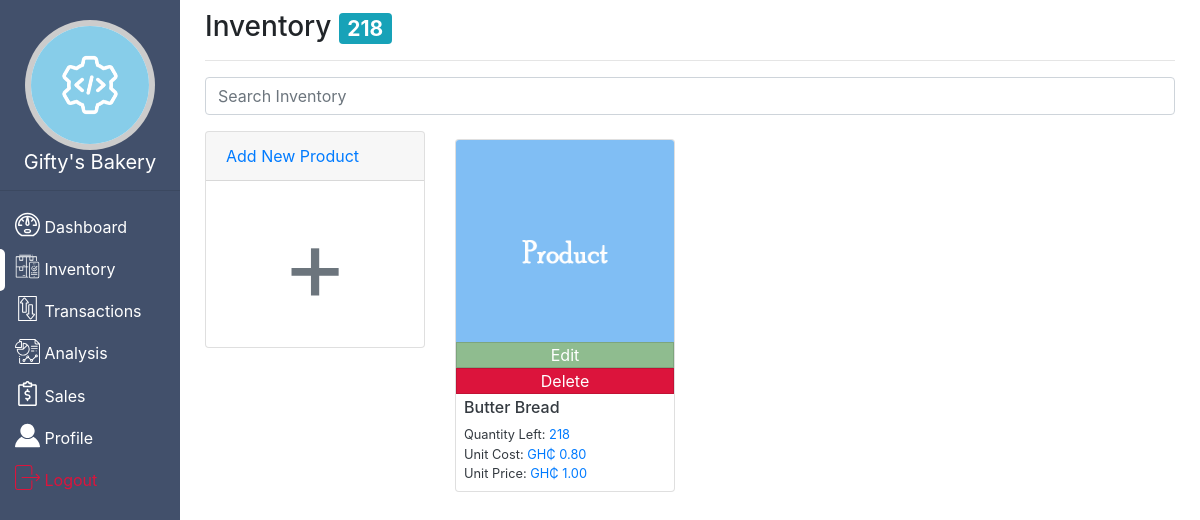
/inventory/ (signed in), run on the app's committed database.
### app/models.py (models this page shows, shortened)
class CompanyDetails(models.Model):
    user = models.OneToOneField(User,on_delete = models.CASCADE)
    name = models.CharField(max_length = 100)
    image = models.ImageField(upload_to = 'company_logo',default = "company_logo.png")
    mobile1 = models.CharField(max_length = 30)
    mobile2 = models.CharField(max_length = 30, null = True, blank  = True)
    location = models.CharField(max_length = 200)
    is_premium = models.BooleanField(default = False)

class Product(models.Model):
    product_units = [
        ('glass','glass'),
        ('bottle','bottle'),
        ('gallon','gallon'),
        ('box','box'),
        ('tin','tin'),
        ('carton','carton'),
        ('sack','sack'),
        ('bowl','bowl'),
        ('pound','pound'),
        ('kilo','kilo'),
        ('bar','bar'),
        ('packet','packet'),
    ]
    company = models.ForeignKey(User,on_delete = models.CASCADE)
    name = models.CharField(max_length = 200)
    unit_cost = models.DecimalField(decimal_places = 2, max_digits = 65,default = 0.00)
    unit_price = models.DecimalField(decimal_places = 2, max_digits = 65,default = 0.00)
    quantity = models.PositiveIntegerField(default = 1)
    unit = models.CharField(max_length = 100,choices = product_units,default = 'box')
    image = models.ImageField(upload_to = f"product_images",default = 'product_logo.png')

### app/views.py (the view)
# urls.py: path('inventory/',app_views.InventoryView.as_view(),name = 'inventory'),
class InventoryView(LoginRequiredMixin,generic.ListView):
    model = Product
    context_object_name = 'products'
    template_name = 'app/inventory.html'
    def get_context_data(self,*args,**kwargs):
        context = super().get_context_data(*args,**kwargs)
        total_inventory = sum([p.quantity for p in self.request.user.product_set.all()])
        context['total_inventory'] = total_inventory
        context['products'] = Product.objects.filter(company = self.request.user)
        return context

### app/templates/app/inventory.html (shortened to what this page needs)
{% extends 'app/base.html' %}
{% load static %}
{% block content %}
    <div class="container-fluid">
        <h3>Inventory <span class="badge badge-info">{{total_inventory}}</span></h3><hr/>
        <div class="form-group">
            <input type="search" id="search-inventory" placeholder="Search Inventory" class="form-control">
        </div>
        <div id="products" class="row">
            <div class="col-6 col-sm-6 col-md-4 col-xl-3">
                <div class="card">
                    <a href="{% url 'app:inventory_create' %}">
                        <div class="card-header">
                           Add New Product
                       </div>
                        <div class="card-body p-2 text-muted text-center" id="add-product">
                            +
                        </div>
                    </a>
                </div>
            </div>
            {% for product in products %}
                <div class="col-6 col-sm-6 col-md-4 col-xl-3 mt-2">
                    <div class="card h-100">
                       <div class = 'options'>
                           <a href="{% url 'app:inventory_edit' product.pk %}">Edit</a>
                           <span id="{{product.id}}" class="delete-product">Delete</span>
                       </div>
                        <a href="{% url 'app:inventory_detail' product.pk %}">
                            <img src="{{ product.image.url }}" height="250px" class="card-img-top" alt="">
                            <div class="card-body p-2">
                                <h6 class="text-dark" style="text-overflow: ellipsis;width: 100%;white-space: nowrap;overflow: hidden;">{{ product.name }}</h6>
                                <p class="text-dark small m-auto">
                                   Quantity Left:
                                    <span class = 'text-primary'>{{ product.quantity }}</span>
                                </p>
                                <p class="text-dark small m-auto">
                                   Unit Cost:
                                    <span class = 'text-primary'>GH&#8373; {{product.unit_cost}}</span>
                                </p>
                                <p class="text-dark small m-auto">
                                   Unit Price:
                                    <span class = 'text-primary'>GH&#8373; {{ product.unit_price }}</span>
                                </p>
                            </div>
                        </a>
                    </div>
                </div>
            {% endfor %}
        </div>
    </div>
{% endblock %}

### app/templates/app/base.html (shortened to what this page needs)
{% load static %}
<!DOCTYPE html>
<html lang="en">
<head>
    <link rel="stylesheet" href="{% static 'app\bootstrap.min.css' %}">
</head>
<body>
   <div id="side-menu">
       <img src="{{ user.companydetails.image.url }}" style ='background: white;width: 130px;border-radius: 50%;height: 130px;border: 6px solid rgba(0,0,0,.2);margin-top: 20px' alt="">
       <h5 style="font-weight: 400;">{{ user.companydetails.name }}</h5>
       <hr/>
       <ul>
           <li><a href="{% url 'app:home' %}" id="active">
              <img src="{% static 'app/images/dashboard.svg' %}" style="width: 25px;position: relative;bottom:4px" alt="">
               <span>Dashboard</span>
            </a></li>
           <li><a href="{% url 'app:inventory' %}">
              <img src="{% static 'app/images/inventory.svg' %}" style="width: 25px;position: relative;bottom:4px" alt="">
               <span>Inventory</span>
            </a></li>
            <li><a href="{% url 'app:transactions' %}">
              <img src="{% static 'app/images/transaction.svg' %}" style="width: 25px;position: relative;bottom:4px" alt="">
               <span>Transactions</span>
            </a></li>
           <li><a href="{% url 'app:analysis' %}">
              <img src="{% static 'app/images/analysis.svg' %}" style="width: 25px;position: relative;bottom:4px" alt="">
               <span>Analysis</span>
            </a></li>
           <li><a href="{% url 'app:sales_report' %}">
              <img src="{% static 'app/images/sales.svg' %}" style="width: 25px;position: relative;bottom:4px" alt="">
               <span>Sales</span>
            </a></li>
            <li><a href="{% url 'company:profile' %}">
              <img src="{% static 'app/images/profile.svg' %}" style="width: 25px;position: relative;bottom:4px" alt="">
              <span>Profile</span>
            </a></li>
           <li><a href="{% url 'company:logout' %}">
              <img src="{% static 'app/images/logout.svg' %}" style="width: 25px;position: relative;bottom:4px" alt="">
               <span>Logout</span>
            </a></li>
       </ul>
   </div>
   <div id="main-content">
       {% block content %}
       {% endblock %}
   </div>
</body>
</html>

### app/templates/app/base.html (style rules this page uses)
#side-menu { width: 180px; height: 100vh; position: fixed; top: 0px; left: 0px; background: #42506b; text-align: center; color: white; transition: all .3s ease-in-out; }
#side-menu > ul { margin: auto; padding: 0px; list-style: none; text-align: left; }
#side-menu > ul > li > a { display: block; padding: 8px 15px; color: white; position: relative; }
#side-menu > ul > li:last-child > a { color: crimson; }
#side-menu #active::before { content: ''; display: block; background: white; width: 5px; border-radius: 0px 5px 5px 0px; height: 100%; position: absolute; top: 0px; left: 0px; }
#main-content { width: calc(100% - 200px); height: 300px; position: relative; top: 10px; left: 190px; transition: all 0.3s ease-in-out; }

### app/templates/app/inventory.html (style rules this page uses)
.card { transition: all .2s ease-in-out; position: relative }
#add-product { font-size: 100px; }
.options { position: absolute; width: 100%; top: 202px; }
.options > a, .options > span { display: block; text-align: center; transition: all .2s ease-in-out; cursor: pointer; }
.options > a { background: darkseagreen; border: thin solid rgba(0,0,0,.125); color: white; }
.options > span { background-color:crimson; border: thin solid rgba(0,0,0,.125); color: white; }

### data on the page
Product: image (picture), name "Butter Bread", quantity "218", unit_cost "0.80", unit_price "1.00"

### other printed values
{{ user.companydetails.name }} "Gifty's Bakery"
{{ total_inventory }} "218"
